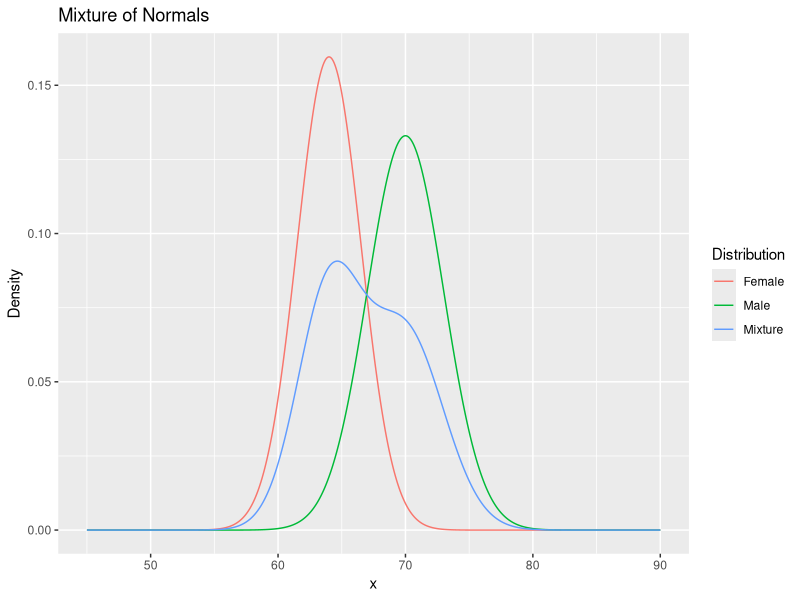
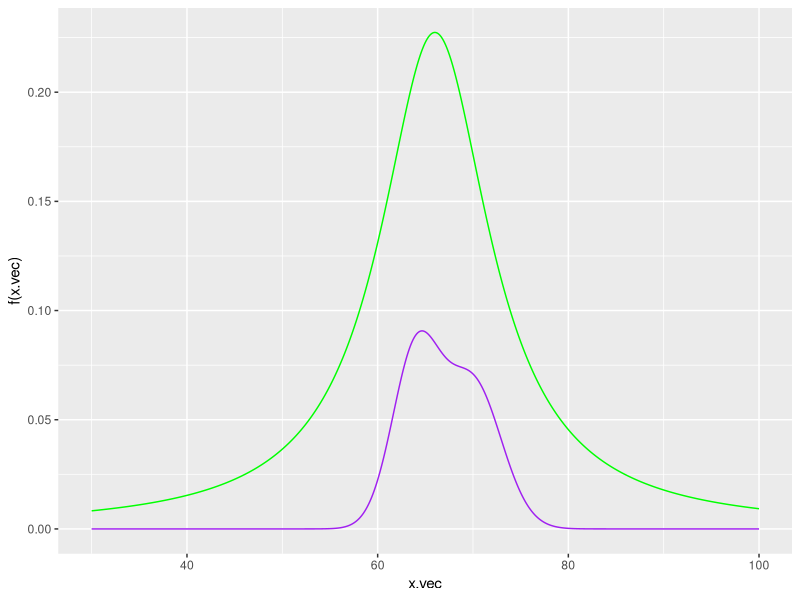
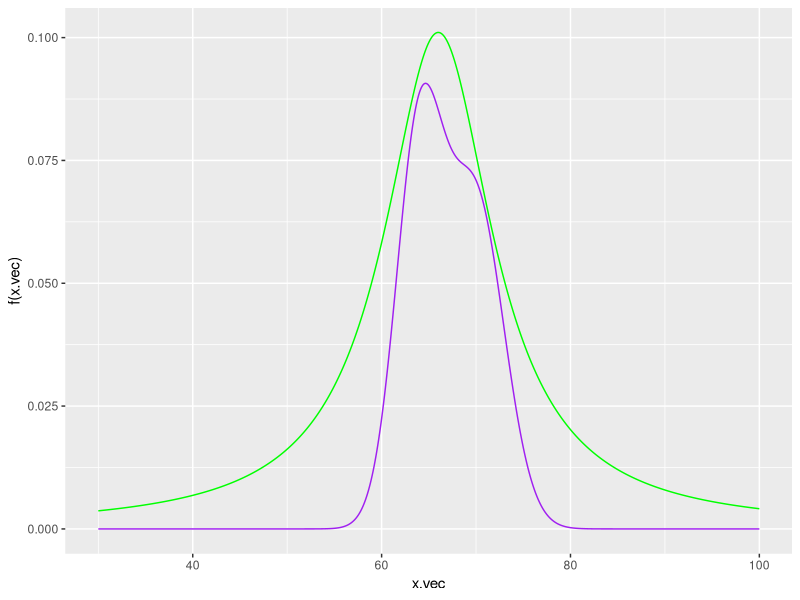
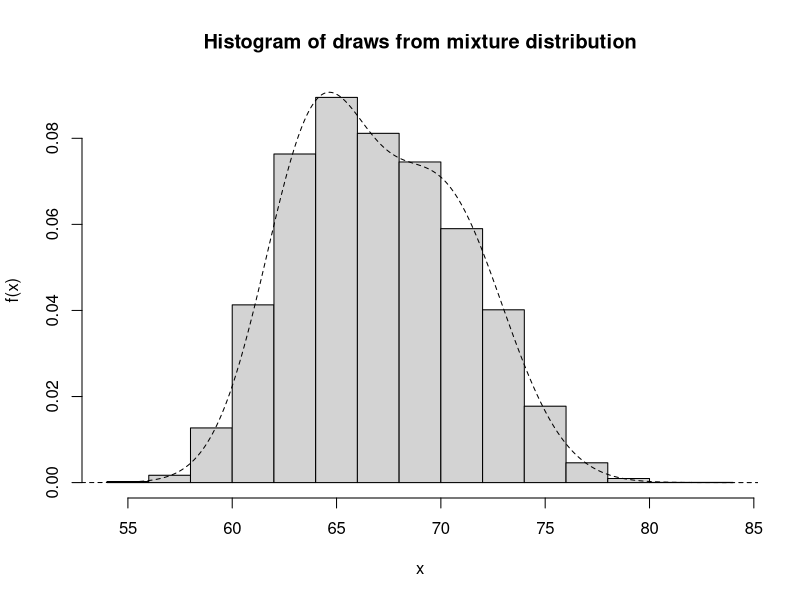
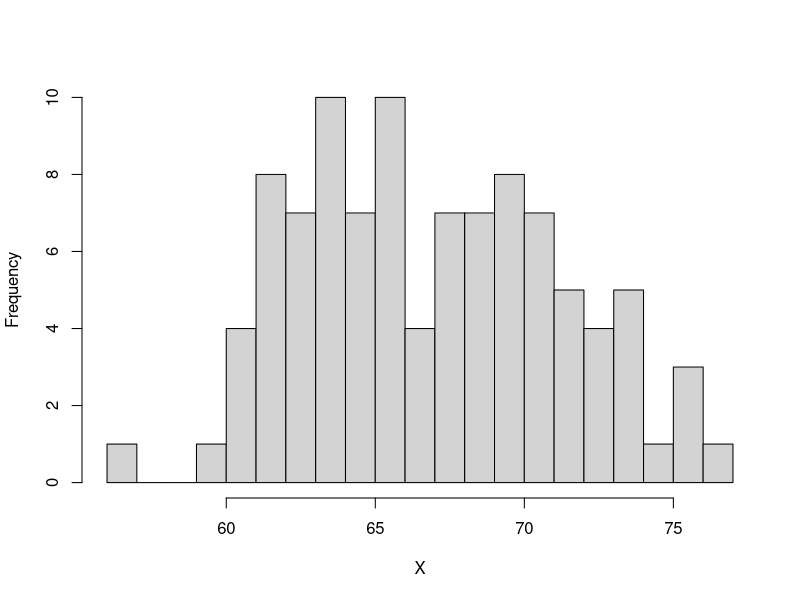
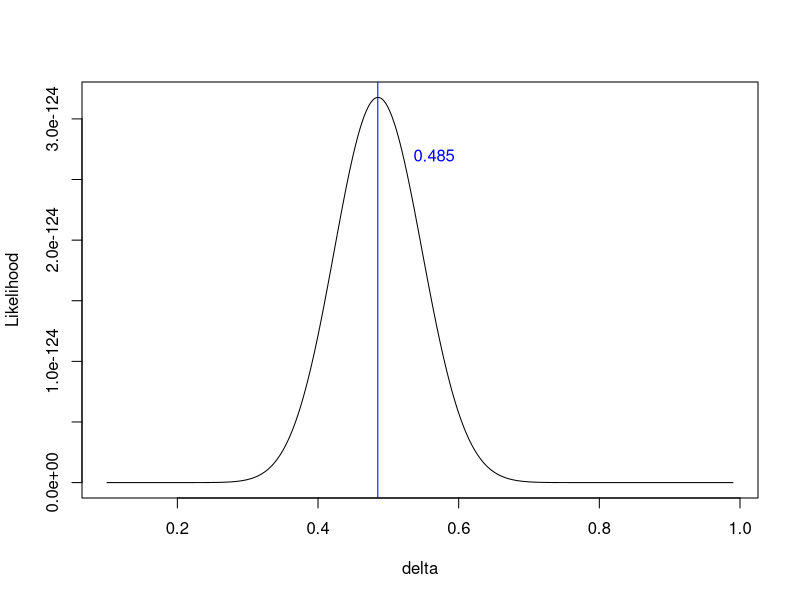
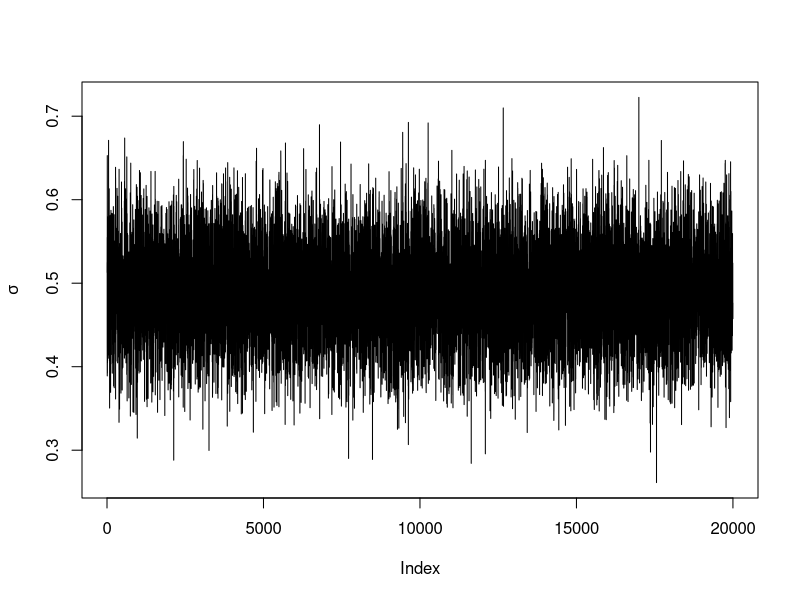
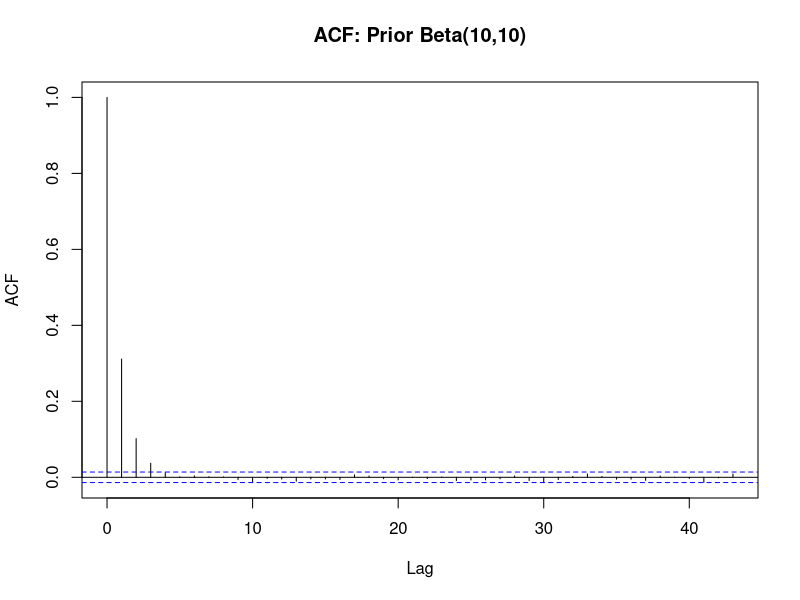

Write R code to recreate these figures, in order.
## ---- chunk 1
x <- seq(45,90,by=.05)
n.x <- length(x)
f_1 <- dnorm(x,mean=70,sd=3)
f_2 <- dnorm(x,mean=64,sd=2.5)
f <- function(x) {
  return(.5*dnorm(x,mean=70,sd=3) + .5*dnorm(x,mean=64,sd=2.5))
  }

plot_df <-  data.frame(x=c(x,x,x),
                       Density=c(f_1,f_2,f(x)),
                       Distribution=c(rep("Male",n.x),rep("Female",n.x),rep("Mixture",n.x))
                       )

library(ggplot2)
ggplot(data = plot_df) +
   geom_line(mapping = aes(x = x, y = Density,color=Distribution))+
   labs(title = "Mixture of Normals")  
## ---- chunk 2
g <- function(x) {
  s=7
  l=66
  return(1/(pi*s*(1+((x-l)/s)^2)))
  }
## ---- chunk 3
# Choose alpha
alpha <- .20

# Define envelope e(x)
e <- function(x) {
  return(g(x)/alpha)
  }

# Plot
x.vec <- seq(30,100,by=.1)
ggplot() +
   geom_line(mapping = aes(x = x.vec, y = f(x.vec)),col="purple")+
   geom_line(mapping = aes(x = x.vec, y = e(x.vec)),col="green")

# Is g(x)>f(x)? 
all(e(x.vec)>f(x.vec))
## ---- chunk 4
## Solution goes here -------
# My chosen alpha is 0.45
alpha <- .45

# Define envelope e(x)
e <- function(x) {
  return(g(x)/alpha)
  }

# Plot
x.vec <- seq(30,100,by=.1)
ggplot() +
   geom_line(mapping = aes(x = x.vec, y = f(x.vec)),col="purple")+
   geom_line(mapping = aes(x = x.vec, y = e(x.vec)),col="green")

# Is g(x)>f(x)? 
all(e(x.vec)>f(x.vec))
## ---- chunk 5
r.norm.mix <- function(n.samps) {
  n <- 0 # counter for number samples accepted
  m <- 0 # counter for number of trials 
  samps   <- numeric(n.samps) # initialize the vector of output
  while (n < n.samps) {
    m <- m+1
    y <- rcauchy(1,location=66,scale=7) # random draw from Cauchy
    u <- runif(1)
    if (u<f(y)/e(y)){
      n <- n+1
      samps[n] <- y
    }
  }
return(list(x=samps,alpha.hat=n.samps/m))
}
sim <- r.norm.mix(n.samps=10000)
sim$x[1:20]
sim$alpha.hat
alpha
## ---- chunk 6
## Solution goes here -------
x <- seq(30,100,by=0.01)
hist(sim$x,prob=T,ylab='f(x)',xlab='x',
     main='Histogram of draws from mixture distribution')
lines(x,f(x),lty=2)
## ---- chunk 7
# Simulate data
set.seed(1983)
x <- r.norm.mix(n.samps=100)$x
head(x)
hist(x,breaks=20,xlab="X",main="")

# Or read data 
#x <- read.csv("mixture_data.csv")$x
#head(x)
#hist(x,breaks=20,xlab="X",main="")
## ---- chunk 8
## Solution goes here -------
mix.like <- function(delta,x){
  return(prod(delta*dnorm(x,mean=70,sd=3) + (1-delta)*dnorm(x,mean=64,sd=2.5)))
}
mix.like(0.2,x)
mix.like(0.4,x)
mix.like(0.6,x)
## ---- chunk 9
delta <- seq(.1,.99,by=.001)
MLE.values <- sapply(delta,mix.like,x=x)
delta.MLE <- delta[which.max(MLE.values)]
plot(delta,MLE.values,ylab="Likelihood",type="l")
abline(v=delta.MLE,col="blue")
text(x=delta.MLE+.08,y=mix.like(delta=.45,x=x),paste(delta.MLE),col="blue")
## ---- chunk 10
## Solution goes here -------
theta_1 <- rbeta(1,10,10) # draw theta_(0)
n.samps <- 20000 # number of iterations
theta_vec <- rep(NA,(n.samps+1))
theta_vec[1] <- theta_1

# MCMC loop
for (t in 1:n.samps){
  theta_star <- rbeta(1,10,10) # draw theta* from proposal distribution
  theta_t <- theta_vec[t] # theta_(t)
  # compute MH ratio
  MH_ratio <- mix.like(theta_star,x)/mix.like(theta_t,x)
  # select new case
  prob_vec <- c(min(MH_ratio,1),1-min(MH_ratio,1))
  theta_vec[t+1] <- sample(c(theta_star,theta_t),1,prob=prob_vec)
}

theta_vec[1:20]
## ---- chunk 11
## Solution goes here -------
plot(theta_vec,col='white',ylab=expression(sigma))
lines(theta_vec)
## ---- chunk 12
acf(theta_vec,main="ACF: Prior Beta(10,10)")
## ---- chunk 13
## Solution goes here -------
theta_after <- theta_vec[round(0.2*length(theta_vec)):length(theta_vec)]
mean(theta_after)
## ---- chunk 14
## Solution goes here -------
hist(theta_after,main='Simulated posterior after discarding 20% burn-in')
## ---- chunk 15
## Solution goes here -------
theta_1 <- rbeta(1,15,2) # draw theta_(0)
n.samps <- 20000 # number of iterations
theta_vec <- rep(NA,(n.samps+1))
theta_vec[1] <- theta_1

# MCMC loop
for (t in 1:n.samps){
  theta_star <- rbeta(1,15,2) # draw theta* from proposal distribution
  theta_t <- theta_vec[t] # theta_(t)
  # compute MH ratio
  MH_ratio <- mix.like(theta_star,x)/mix.like(theta_t,x)
  # select new case
  prob_vec <- c(min(MH_ratio,1),1-min(MH_ratio,1))
  theta_vec[t+1] <- sample(c(theta_star,theta_t),1,prob=prob_vec)
}

theta_vec[1:20]
## ---- chunk 16
## Solution goes here -------
plot(theta_vec,col='white',ylab=expression(sigma))
lines(theta_vec)
## ---- chunk 17
## Solution goes here -------
acf(theta_vec,main="ACF: Prior Beta(15,2)")
## ---- chunk 18
## Solution goes here -------
theta_after <- theta_vec[round(0.2*length(theta_vec)):length(theta_vec)]
mean(theta_after)
## ---- chunk 19
## Solution goes here -------
hist(theta_after,main='Simulated posterior after discarding 20% burn-in')
